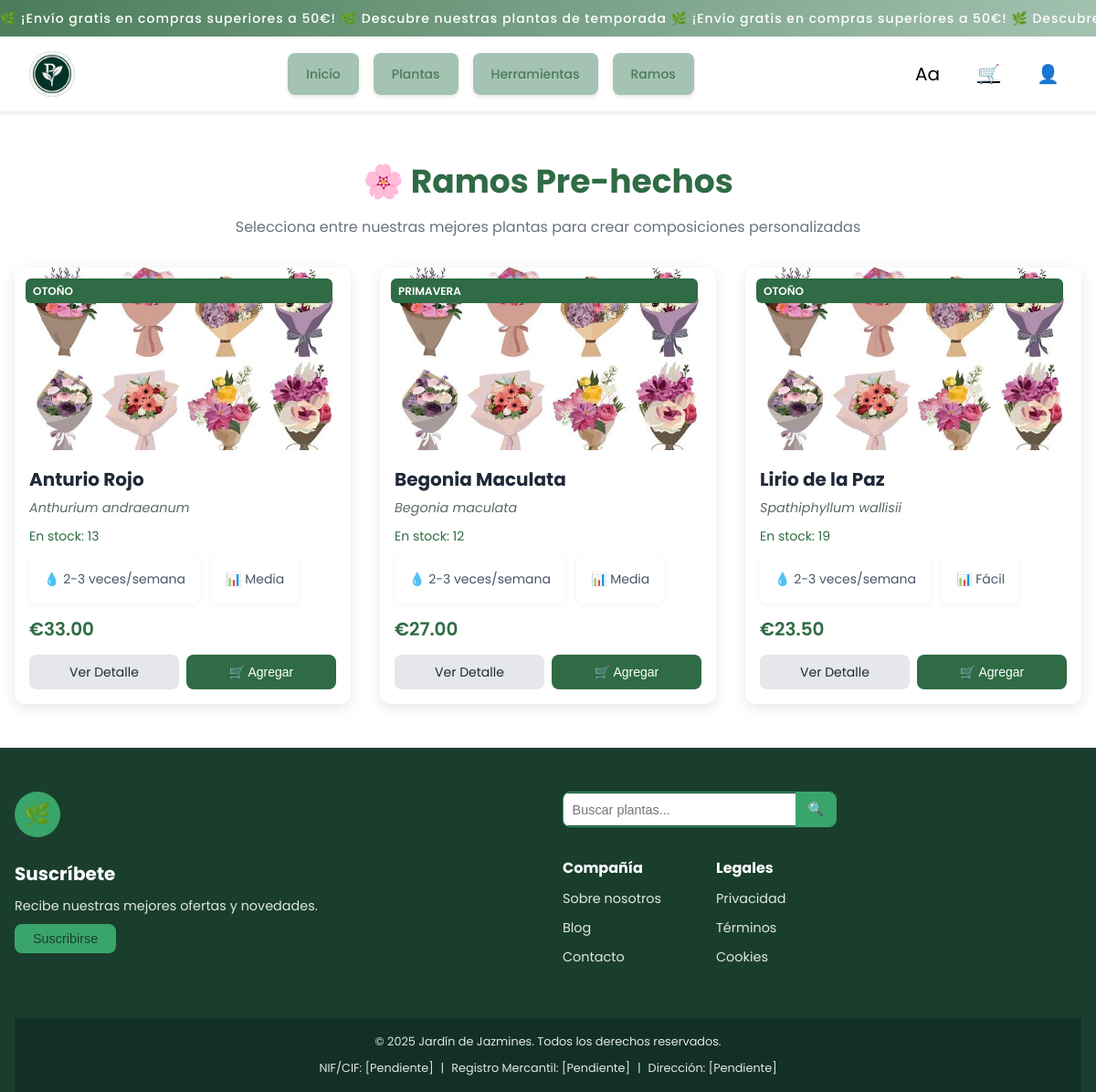
The app's page /ramos.php with its own data.
### tables this page shows
CREATE TABLE IF NOT EXISTS `productos` (
  `id` int(11) NOT NULL AUTO_INCREMENT,
  `nombre` varchar(100) NOT NULL,
  `nombre_cientifico` varchar(100) DEFAULT NULL,
  `categoria_id` int(11) NOT NULL,
  `precio` decimal(10,2) NOT NULL,
  `stock` int(11) NOT NULL DEFAULT 0,
  `temporada` enum('verano','primavera','otoño','invierno','todo_año') NOT NULL,
  `descripcion` text DEFAULT NULL,
  `imagen` varchar(255) DEFAULT NULL,
  `dificultad` varchar(50) DEFAULT NULL,
  `riego` varchar(50) DEFAULT NULL,
  `es_para_ramo` tinyint(1) DEFAULT 0 COMMENT 'Si es 1, puede usarse para crear ramos personalizados',
  PRIMARY KEY (`id`),
  KEY `categoria_id` (`categoria_id`),
  CONSTRAINT `productos_ibfk_1` FOREIGN KEY (`categoria_id`) REFERENCES `categorias` (`id`) ON UPDATE CASCADE
);

### ramos.php (the view, shortened to what this page needs)
<?php
include 'includes/header.php';
echo '<link rel="stylesheet" href="css/ramos.css">';
$host = 'localhost';
$usuario = 'root';
$contraseña = '';
$base_datos = 'ecommerce_plantas';
$conexion = mysqli_connect($host, $usuario, $contraseña, $base_datos);
$consulta = "SELECT * FROM productos WHERE es_para_ramo = 1 ORDER BY nombre LIMIT 12";
$resultado = mysqli_query($conexion, $consulta);
?>
<section class="ramos-contenedor">
    <div class="ramos-encabezado">
        <h1>🌸 Ramos Pre-hechos</h1>
        <p>Selecciona entre nuestras mejores plantas para crear composiciones personalizadas</p>
    </div>
    <div class="ramos-grid">
        <?php
        if (mysqli_num_rows($resultado) > 0) {
            while ($producto = mysqli_fetch_assoc($resultado)) {
                $id = $producto['id'];
                $nombre = $producto['nombre'];
                $nombre_cientifico = $producto['nombre_cientifico'];
                $precio = $producto['precio'];
                $stock = $producto['stock'];
                $dificultad = $producto['dificultad'];
                $riego = $producto['riego'];
                $temporada = strtoupper($producto['temporada']);
                ?>
                <div class="ramo-tarjeta">
                    <div class="badge-temporada"><?php echo $temporada; ?></div>
                    <div class="ramo-imagen">
                        <img src="img/plantas/ramo_default.jpg"
                             alt="<?php echo htmlspecialchars($nombre); ?>"
                             onerror="this.src='img/plantas/ramo_default.jpg'">
                    </div>
                    <div class="ramo-contenido">
                        <h3><?php echo $nombre; ?></h3>
                        <p class="nombre-cientifico"><?php echo $nombre_cientifico; ?></p>
                        <p class="stock-info">
                            <?php
                            if ($stock > 0) {
                                echo '<span class="en-stock">En stock: ' . $stock . '</span>';
                            } else {
                                echo '<span class="agotado">Agotado</span>';
                            }
                            ?>
                        </p>
                        <div class="cuidados-ramo">
                            <span class="cuidado-item">
                                💧 <?php echo $riego; ?>
                            </span>
                            <span class="cuidado-item">
                                📊 <?php echo $dificultad; ?>
                            </span>
                        </div>
                        <p class="ramo-precio">€<?php echo number_format($precio, 2); ?></p>
                        <div class="ramo-acciones">
                            <a href="producto.php?id=<?php echo $id; ?>"
                               class="boton boton-detalle">
                                Ver Detalle
                            </a>
                            <?php if ($stock > 0): ?>
                                <button class="boton boton-carrito"
                                        onclick="agregarAlCarrito(<?php echo $id; ?>, '<?php echo $nombre; ?>')">
                                    🛒 Agregar
                                </button>
                            <?php else: ?>
                                <button class="boton boton-deshabilitado" disabled>
                                    No Disponible
                                </button>
                            <?php endif; ?>
                        </div>
                    </div>
                </div>
                <?php
            }
        } else {
            echo '<div class="sin-productos">';
            echo '<p>No hay ramos disponibles en este momento.</p>';
            echo '<a href="index.php" class="boton boton-volver">Volver al inicio</a>';
            echo '</div>';
        }
        ?>
    </div>
</section>
<?php
include 'includes/footer.php';
?>

### css/header.css (style rules this page uses)
:root { --verde: #4a7c59; --verde-claro: #a4c3b2; --gris: #6c757d; --gris-claro: #e9ecef; --blanco: #ffffff; --sombra: 0 2px 4px rgba(0,0,0,0.1); --transicion: all 0.3s ease; }
* { margin: 0; padding: 0; box-sizing: border-box; }
body { font-family: 'Poppins', sans-serif; line-height: 1.6; }

### css/index.css (style rules this page uses)
:root { --color-surface: #f8f9fa; --color-border: #e5e7eb; --color-primary: #2f6b44; --color-text-secondary: #6c757d; --color-white: #ffffff; --color-slate-900-rgb: 15, 23, 42; --color-teal-500-rgb: 13, 148, 136; --font-size-sm: 0.875rem; --font-size-base: 1rem; --font-size-2xl: 1.5rem; --font-size-3xl: 1.875rem; --font-size-4xl: 2.25rem; --font-weight-semibold: 600; --space-6: 0.375rem; --space-8: 0.5rem; --space-12: 0.75rem; --space-16: 1rem; --space-20: 1.25rem; --space-24: 1.5rem; --space-32: 2rem; --radius-lg: 15px; --radius-full: 9999px; --shadow-md: 0 4px 15px rgba(0, 0, 0, 0.2); --shadow-lg: 0 8px 25px rgba(0, 0, 0, 0.3); --duration-normal: 0.3s; --ease-standard: ease; --container-lg: 1200px; --line-height-normal: 1.5; --letter-spacing-tight: 0.02em; }
.ramos-grid { display: grid; grid-template-columns: repeat(2, 1fr); gap: var(--space-24); margin-top: var(--space-24); }

### css/footer.css (style rules this page uses)
:root { --footer-bg: #1a3e2d; --footer-accent: #3aa56a; --footer-accent-hover: #2e8453; --footer-text: #ffffff; --footer-muted: #dfe7e2; --footer-legal-bg: #133026; --footer-pad-y: 3rem; --footer-pad-x: 1rem; --footer-gap: 2rem; --footer-border-radius: 8px; }

### css/catalogo.css (style rules this page uses)
.badge-temporada { position: absolute; top: 10px; right: 10px; padding: 0.4rem 0.8rem; border-radius: 20px; font-size: 0.75rem; font-weight: 600; text-transform: uppercase; background-color: rgba(0,0,0,0.7); color: white; }
.nombre-cientifico { font-style: italic; color: #6c757d; font-size: 0.9rem; margin-bottom: 0.5rem; }

### css/producto.css (style rules this page uses)
:root { --verde: #4a7c59; --verde-claro: #a4c3b2; --verde-oscuro: #2f6b44; --gris: #6c757d; --gris-claro: #e9ecef; --blanco: #ffffff; --negro: #000000; }
.badge-temporada { position: absolute; top: 20px; right: 20px; padding: 0.6rem 1.2rem; border-radius: 25px; font-size: 0.85rem; font-weight: 600; text-transform: uppercase; background-color: rgba(0,0,0,0.7); color: var(--blanco); }
.nombre-cientifico { font-style: italic; color: var(--gris); font-size: 1.2rem; margin: 0; }
.cuidado-item { display: flex; align-items: center; gap: 1rem; padding: 1rem; background-color: var(--blanco); border-radius: 8px; box-shadow: 0 2px 8px rgba(0,0,0,0.05); }

### records on screen
productos: temporada "OTOÑO", nombre "Anturio Rojo", nombre_cientifico "Anthurium andraeanum", stock "13", riego "2-3 veces/semana", dificultad "Media", precio "33.00"
productos: temporada "PRIMAVERA", nombre "Begonia Maculata", nombre_cientifico "Begonia maculata", stock "12", riego "2-3 veces/semana", dificultad "Media", precio "27.00"
productos: temporada "OTOÑO", nombre "Lirio de la Paz", nombre_cientifico "Spathiphyllum wallisii", stock "19", riego "2-3 veces/semana", dificultad "Fácil", precio "23.50"
